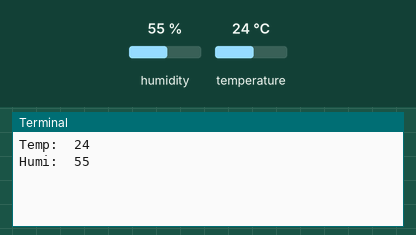
Bench run of a program on a simulated Raspberry Pi (BCM pin numbers). Shown: the last lines printed to the terminal. The test bench sets the inputs (shaded band); at power-on: humidity 55 %, temperature 24 °C. Databases and web services accept everything at once and return nothing.

Above: at 1.2 s.
1.3 s: humidity set to 22 %
At 2.1 s:
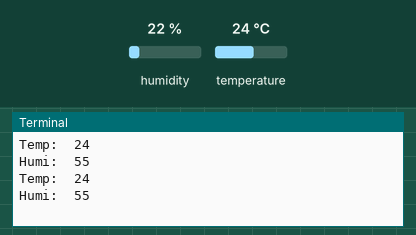
3.0 s: temperature set to 12 °C
At 4.5 s:
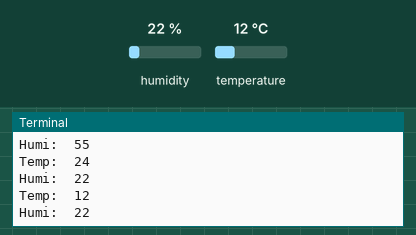
4.7 s: humidity set to 40 %
At 5.8 s:
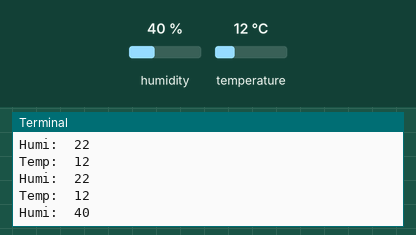
Timing chart, 0 to 7.7 s (numbered marks = the images above; inputs shaded):
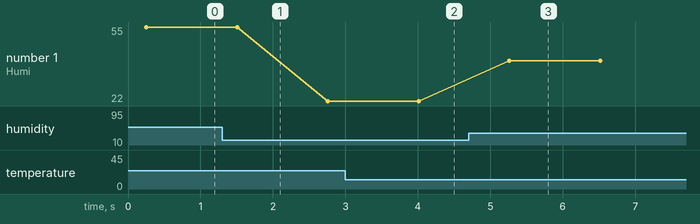

Measured:
- after the input at 3.0 s, the terminal: prints a new line after 1.0 s (image 2)
- after the input at 4.7 s, the terminal: prints a new line after 0.56 s (image 3)
- plotted number 1: 55 → 22 after the input at 1.3 s, 22 → 40 after the input at 4.7 s

The program:

dht11.py
```python
#pip install adafruit-circuitpython-dht
#sudo apt install libgpiod2

import RPi.GPIO as GPIO
import time
import adafruit_dht
import board
import mysql.connector

dhtPin = 23

GPIO.cleanup()

GPIO.setmode(GPIO.BCM)

dht = adafruit_dht.DHT11(board.D23)

DB = mysql.connector.connect(
	host = "localhost",
	user = "root",
	password = "12345",
	database = "test",
	autocommit = True
)

cursor = DB.cursor()

while True:
	try:
		temperature = dht.temperature
		humidity = dht.humidity
		print("Temp: ", temperature)
		print("Humi: ", humidity)
		time.sleep(1)

		cursor.execute(
			"INSERT INTO dht_log (temperature, humidity) VALUES (%s, %s)",
			(temperature, humidity)
		)

	except RuntimeError as error:
		print(error.args[0])

	except KeyboardInterrupt:
		GPIO.cleanup()
		break

dhtPin.exit()
```
